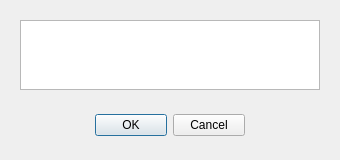
<?xml version="1.0" encoding="UTF-8"?>
<ui version="4.0">
 <class>ChoiceVariables</class>
 <widget class="QDialog" name="ChoiceVariables">
  <property name="geometry">
   <rect>
    <x>0</x>
    <y>0</y>
    <width>340</width>
    <height>160</height>
   </rect>
  </property>
  <property name="minimumSize">
   <size>
    <width>340</width>
    <height>160</height>
   </size>
  </property>
  <property name="maximumSize">
   <size>
    <width>340</width>
    <height>160</height>
   </size>
  </property>
  <property name="windowTitle">
   <string>Выбор переменных</string>
  </property>
  <widget class="QDialogButtonBox" name="buttonBox">
   <property name="geometry">
    <rect>
     <x>95</x>
     <y>110</y>
     <width>150</width>
     <height>30</height>
    </rect>
   </property>
   <property name="minimumSize">
    <size>
     <width>150</width>
     <height>30</height>
    </size>
   </property>
   <property name="maximumSize">
    <size>
     <width>150</width>
     <height>30</height>
    </size>
   </property>
   <property name="layoutDirection">
    <enum>Qt::LeftToRight</enum>
   </property>
   <property name="orientation">
    <enum>Qt::Horizontal</enum>
   </property>
   <property name="standardButtons">
    <set>QDialogButtonBox::Cancel|QDialogButtonBox::Ok</set>
   </property>
  </widget>
  <widget class="TableWidget" name="tableView">
   <property name="geometry">
    <rect>
     <x>20</x>
     <y>20</y>
     <width>300</width>
     <height>70</height>
    </rect>
   </property>
   <property name="minimumSize">
    <size>
     <width>300</width>
     <height>70</height>
    </size>
   </property>
   <property name="maximumSize">
    <size>
     <width>300</width>
     <height>70</height>
    </size>
   </property>
   <property name="toolTip">
    <string>&lt;html&gt;&lt;head/&gt;&lt;body&gt;&lt;p&gt;Выберете переменные для базиса&lt;/p&gt;&lt;/body&gt;&lt;/html&gt;</string>
   </property>
  </widget>
 </widget>
 <customwidgets>
  <customwidget>
   <class>TableWidget</class>
   <extends>QTableView</extends>
   <header>tablewidget.h</header>
  </customwidget>
 </customwidgets>
 <resources/>
 <connections>
  <connection>
   <sender>buttonBox</sender>
   <signal>accepted()</signal>
   <receiver>ChoiceVariables</receiver>
   <slot>accept()</slot>
   <hints>
    <hint type="sourcelabel">
     <x>248</x>
     <y>254</y>
    </hint>
    <hint type="destinationlabel">
     <x>157</x>
     <y>274</y>
    </hint>
   </hints>
  </connection>
  <connection>
   <sender>buttonBox</sender>
   <signal>rejected()</signal>
   <receiver>ChoiceVariables</receiver>
   <slot>reject()</slot>
   <hints>
    <hint type="sourcelabel">
     <x>316</x>
     <y>260</y>
    </hint>
    <hint type="destinationlabel">
     <x>286</x>
     <y>274</y>
    </hint>
   </hints>
  </connection>
 </connections>
</ui>
